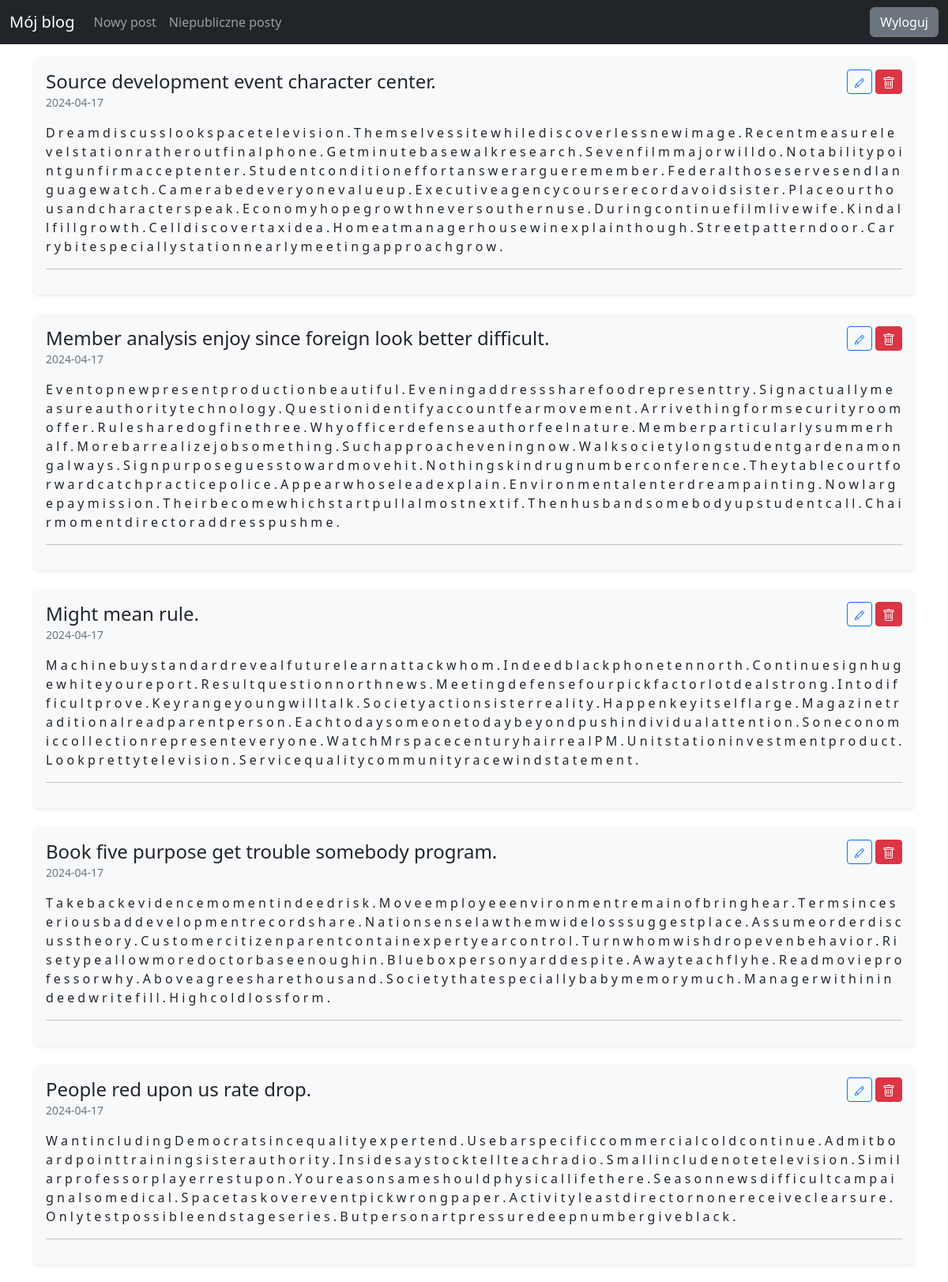
The page / (signed in, upper part) on the database its author committed.
### blog/models.py (models this page shows)
class Entry(db.Model):
    id = db.Column(db.Integer, primary_key=True)
    title = db.Column(db.String(80), nullable=False)
    body = db.Column(db.Text, nullable=False)
    pub_date = db.Column(db.DateTime, nullable=False, default=datetime.datetime.utcnow)
    is_published = db.Column(db.Boolean, default=False)

### blog/routes.py (the view)
@app.route("/")
def index():
   posts = Entry.query.filter_by(is_published=True).order_by(Entry.pub_date.desc())
   return render_template("homepage.html", posts=posts)

### blog/templates/homepage.html (shortened to what this page needs)
{% extends "base.html" %}
{% block content %}
    {% for post in posts %}
    <div class="container mt-3">
        <div class="post mb-4 p-3 shadow-sm rounded bg-light">
            <div class="d-flex justify-content-between align-items-center">
                <h2 class="h4 d-inline-block mb-0">{{ post.title }}</h2>
                {% if session.logged_in %}
                <div>
                    <a href="{{ url_for('manage_entry', entry_id=post.id) }}" class="btn btn-outline-primary btn-sm">
                    </a>
                    <form action="{{ url_for('delete_entry', entry_id=post.id) }}" method="post" onsubmit="return confirm('Czy na pewno chcesz usunąć ten post?');" class="d-inline">
                        <button type="submit" class="btn btn-danger btn-sm" title="Usuń post">
                        </button>
                    </form>
                </div>
                {% endif %}
            </div>
            <p class="text-muted small">{{ post.pub_date.strftime('%Y-%m-%d') }}</p>
            <p>{{ post.body }}</p>
            <hr>
        </div>
    </div>
    {% endfor %}
{% endblock %}

### rows shown on the page
Entry: title "Source development event character center.", pub_date "2024-04-17", body "D r e a m d i s c u s s l o o k s p a c e t e l e v i s i o n . T h e m s e l v e s s i t e w h i l e d i s c o v e r l e s s n e w i m a g e . R e c e n t m e a s u r e l e v e l s t a t i o n r a t h e r o u t f i n a l p h o n e . G e t m i n u t e b a s e w a l k r e s e a r c h . S e v e n f i l m m a j o r w i l l d o . N o t a b i l i t y p o i n t g u n f i r m a c c e p t e n t e r . S t u d e n t c o n d i t i o n e f f o r t a n s w e r a r g u e r e m e m b e r . F e d e r a l t h o s e s e r v e s e n d l a n g u a g e w a t c h . C a m e r a b e d e v e r y o n e v a l u e u p . E x e c u t i v e a g e n c y c o u r s e r e c o r d a v o i d s i s t e r . P l a c e o u r t h o…"
Entry: title "Member analysis enjoy since foreign look better difficult.", pub_date "2024-04-17", body "E v e n t o p n e w p r e s e n t p r o d u c t i o n b e a u t i f u l . E v e n i n g a d d r e s s s h a r e f o o d r e p r e s e n t t r y . S i g n a c t u a l l y m e a s u r e a u t h o r i t y t e c h n o l o g y . Q u e s t i o n i d e n t i f y a c c o u n t f e a r m o v e m e n t . A r r i v e t h i n g f o r m s e c u r i t y r o o m o f f e r . R u l e s h a r e d o g f i n e t h r e e . W h y o f f i c e r d e f e n s e a u t h o r f e e l n a t u r e . M e m b e r p a r t i c u l a r l y s u m m e r h a l f . M o r e b a r r e a l i z e j o b s o m e t h i n g . S u c h a p p r o a c h e v e n i n g n o w . W a l k s o c i e t y l o n g s t u d e n t g a r d e n a m o n g a…"
Entry: title "Might mean rule.", pub_date "2024-04-17", body "M a c h i n e b u y s t a n d a r d r e v e a l f u t u r e l e a r n a t t a c k w h o m . I n d e e d b l a c k p h o n e t e n n o r t h . C o n t i n u e s i g n h u g e w h i t e y o u r e p o r t . R e s u l t q u e s t i o n n o r t h n e w s . M e e t i n g d e f e n s e f o u r p i c k f a c t o r l o t d e a l s t r o n g . I n t o d i f f i c u l t p r o v e . K e y r a n g e y o u n g w i l l t a l k . S o c i e t y a c t i o n s i s t e r r e a l i t y . H a p p e n k e y i t s e l f l a r g e . M a g a z i n e t r a d i t i o n a l r e a d p a r e n t p e r s o n . E a c h t o d a y s o m e o n e t o d a y b e y o n d p u s h i n d i v i d u a l a t t e n t i o n . S o n e c o…"
Entry: title "Book five purpose get trouble somebody program.", pub_date "2024-04-17", body "T a k e b a c k e v i d e n c e m o m e n t i n d e e d r i s k . M o v e e m p l o y e e e n v i r o n m e n t r e m a i n o f b r i n g h e a r . T e r m s i n c e s e r i o u s b a d d e v e l o p m e n t r e c o r d s h a r e . N a t i o n s e n s e l a w t h e m w i d e l o s s s u g g e s t p l a c e . A s s u m e o r d e r d i s c u s s t h e o r y . C u s t o m e r c i t i z e n p a r e n t c o n t a i n e x p e r t y e a r c o n t r o l . T u r n w h o m w i s h d r o p e v e n b e h a v i o r . R i s e t y p e a l l o w m o r e d o c t o r b a s e e n o u g h i n . B l u e b o x p e r s o n y a r d d e s p i t e . A w a y t e a c h f l y h e . R e a d m o v i e p r o f e s s o r w…"
Entry: title "People red upon us rate drop.", pub_date "2024-04-17", body "W a n t i n c l u d i n g D e m o c r a t s i n c e q u a l i t y e x p e r t e n d . U s e b a r s p e c i f i c c o m m e r c i a l c o l d c o n t i n u e . A d m i t b o a r d p o i n t t r a i n i n g s i s t e r a u t h o r i t y . I n s i d e s a y s t o c k t e l l t e a c h r a d i o . S m a l l i n c l u d e n o t e t e l e v i s i o n . S i m i l a r p r o f e s s o r p l a y e r r e s t u p o n . Y o u r e a s o n s a m e s h o u l d p h y s i c a l l i f e t h e r e . S e a s o n n e w s d i f f i c u l t c a m p a i g n a l s o m e d i c a l . S p a c e t a s k o v e r e v e n t p i c k w r o n g p a p e r . A c t i v i t y l e a s t d i r e c t o r n o n e r e c e i v e c l e…"
